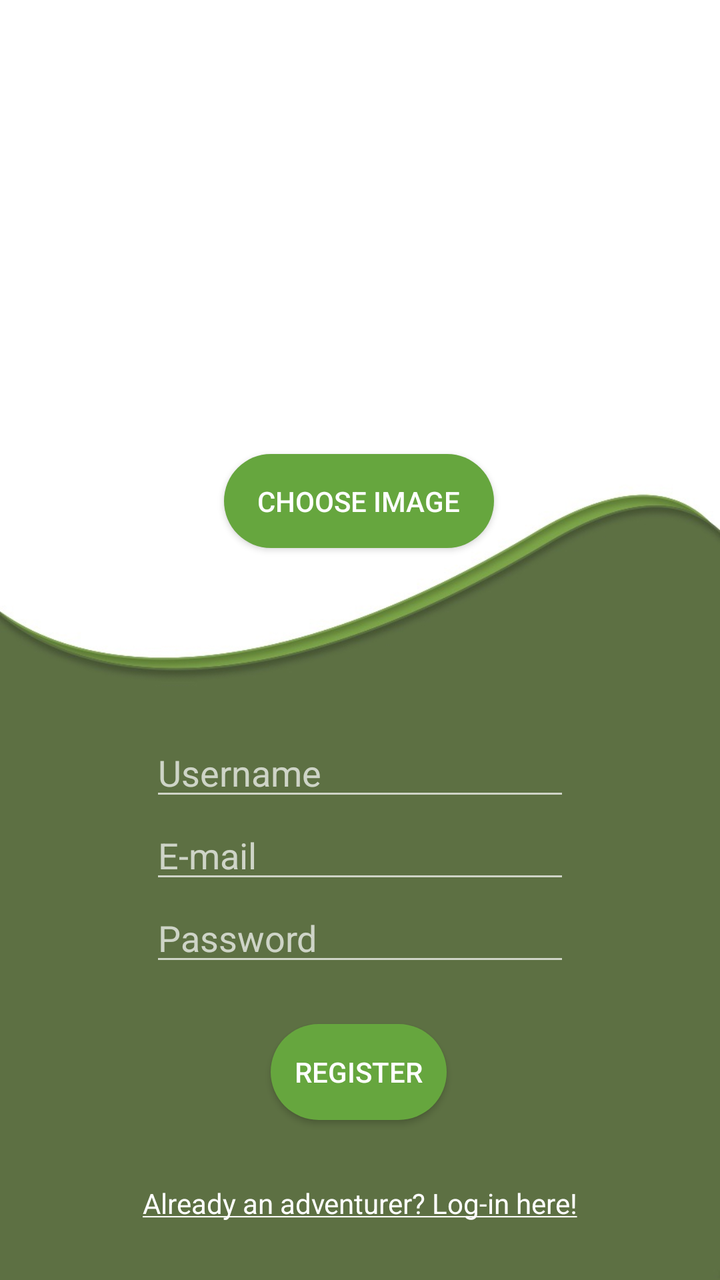
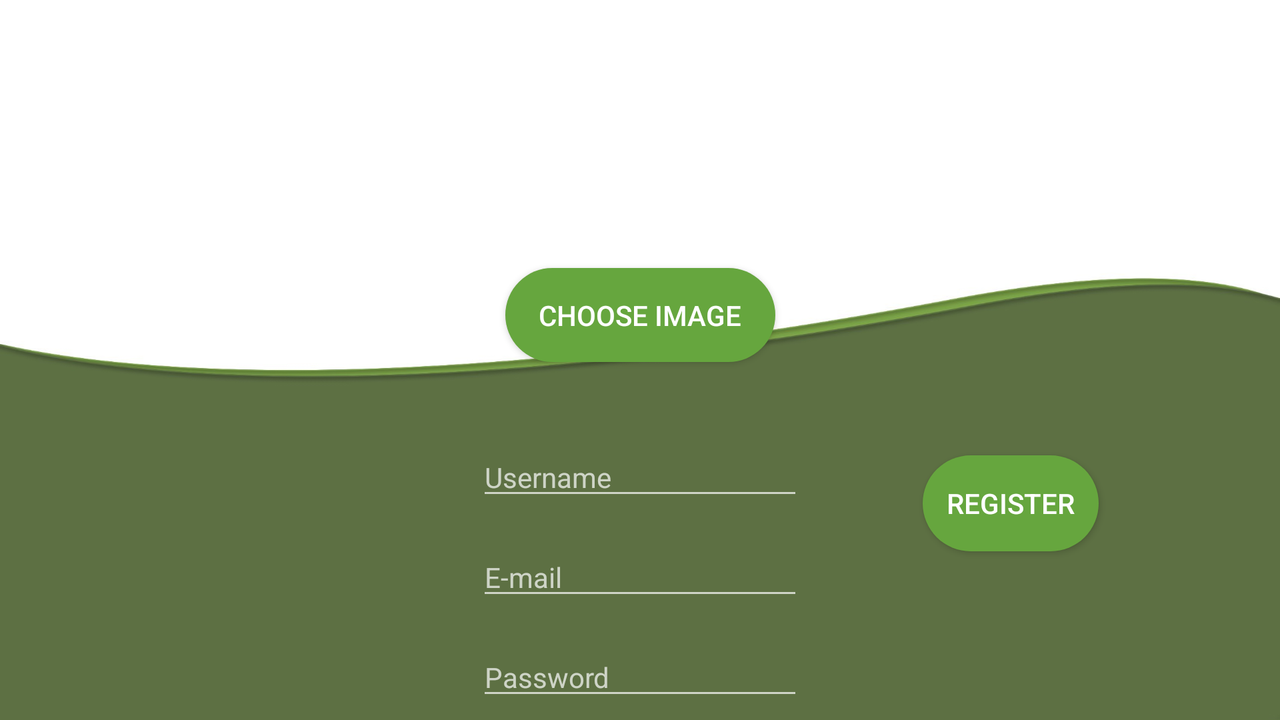

One screen, two layout resources from the same app: the default and the repository's alternative for another configuration. Each is rendered where Android would select it; the XML of both is given below.
<!-- AndroidManifest.xml: application theme Theme.AppCompat -->
<!-- res/layout/activity_register.xml -->
<?xml version="1.0" encoding="utf-8"?>
<androidx.constraintlayout.widget.ConstraintLayout xmlns:android="http://schemas.android.com/apk/res/android"
    xmlns:app="http://schemas.android.com/apk/res-auto"
    xmlns:tools="http://schemas.android.com/tools"
    android:layout_width="match_parent"
    android:layout_height="match_parent"
    android:background="@drawable/backgroundplainport"
    tools:context=".Register">

    <EditText
        android:id="@+id/email"
        android:layout_width="wrap_content"
        android:layout_height="wrap_content"
        android:ems="10"
        android:hint="E-mail"
        android:inputType="textEmailAddress"
        android:textColor="#FFFFFF"
        app:layout_constraintBottom_toTopOf="@+id/password"
        app:layout_constraintEnd_toEndOf="parent"
        app:layout_constraintStart_toStartOf="parent"
        app:layout_constraintTop_toBottomOf="@+id/username" />

    <EditText
        android:id="@+id/password"
        android:layout_width="wrap_content"
        android:layout_height="wrap_content"
        android:layout_marginBottom="24dp"
        android:ems="10"
        android:hint="Password"
        android:inputType="textPersonName|textPassword"
        android:textColor="#FFFFFF"
        app:layout_constraintBottom_toTopOf="@+id/btnRegister"
        app:layout_constraintEnd_toEndOf="parent"
        app:layout_constraintStart_toStartOf="parent"
        app:layout_constraintTop_toBottomOf="@+id/email" />

    <Button
        android:id="@+id/btnRegister"
        android:layout_width="wrap_content"
        android:layout_height="wrap_content"
        android:layout_marginBottom="16dp"
        android:background="@drawable/btn_shape"
        android:text="Register"
        android:textColor="@color/white"
        app:layout_constraintBottom_toTopOf="@+id/tvLogin"
        app:layout_constraintEnd_toEndOf="parent"
        app:layout_constraintHorizontal_bias="0.498"
        app:layout_constraintStart_toStartOf="parent"
        app:layout_constraintTop_toBottomOf="@+id/password" />

    <TextView
        android:id="@+id/tvLogin"
        android:layout_width="wrap_content"
        android:layout_height="wrap_content"
        android:layout_marginTop="16dp"
        android:layout_marginBottom="32dp"
        android:text="@string/alreadyAdventurer"
        android:textColor="#FFFFFF"
        app:layout_constraintBottom_toBottomOf="parent"
        app:layout_constraintEnd_toEndOf="parent"
        app:layout_constraintStart_toStartOf="parent"
        app:layout_constraintTop_toBottomOf="@+id/btnRegister"
        app:layout_constraintVertical_bias="0.159" />

    <EditText
        android:id="@+id/username"
        android:layout_width="wrap_content"
        android:layout_height="wrap_content"
        android:layout_marginTop="58dp"
        android:ems="10"
        android:hint="Username"
        android:inputType="textPersonName"
        android:textColor="#FFFFFF"
        app:layout_constraintBottom_toTopOf="@+id/email"
        app:layout_constraintEnd_toEndOf="parent"
        app:layout_constraintStart_toStartOf="parent"
        app:layout_constraintTop_toBottomOf="@+id/btnUpload" />

    <ImageView
        android:id="@+id/profileImage"
        android:layout_width="112dp"
        android:layout_height="134dp"
        android:layout_marginTop="80dp"
        android:layout_marginBottom="16dp"
        app:layout_constraintBottom_toTopOf="@+id/btnUpload"
        app:layout_constraintEnd_toEndOf="parent"
        app:layout_constraintHorizontal_bias="0.498"
        app:layout_constraintStart_toStartOf="parent"
        app:layout_constraintTop_toTopOf="parent"
        app:srcCompat="@mipmap/profile_picture" />

    <Button
        android:id="@+id/btnUpload"
        android:layout_width="135dp"
        android:layout_height="47dp"
        android:layout_marginBottom="32dp"
        android:background="@drawable/btn_shape"
        android:text="Choose Image"
        android:textColor="@color/white"
        app:layout_constraintBottom_toTopOf="@+id/username"
        app:layout_constraintEnd_toEndOf="parent"
        app:layout_constraintHorizontal_bias="0.498"
        app:layout_constraintStart_toStartOf="parent"
        app:layout_constraintTop_toBottomOf="@+id/profileImage" />


</androidx.constraintlayout.widget.ConstraintLayout>
<!-- resources referenced by this layout -->
<resources>
  <color name="white">#FFFFFF</color>
  <!-- drawable backgroundplainport: jpg bitmap (drawable, 32782 bytes) -->
  <!-- drawable btn_shape (drawable) -->
  <?xml version="1.0" encoding="utf-8"?>
  <shape xmlns:android="http://schemas.android.com/apk/res/android"
      android:shape="rectangle" >
  
      <corners
          android:bottomLeftRadius="30dp"
          android:bottomRightRadius="30dp"
          android:radius="60dp"
          android:topLeftRadius="30dp"
          android:topRightRadius="30dp" />
  
      <solid android:color="@color/lightGreen"/>
  
  
  </shape>
  <string name="alreadyAdventurer"><u>Already an adventurer? Log-in here!</u></string>
  <color name="lightGreen">#66A63E</color>
</resources>
<!-- res/layout-land/activity_register.xml (the repository's variant of the layout above) -->
<!-- drawn on the phone turned sideways -->
<?xml version="1.0" encoding="utf-8"?>
<androidx.constraintlayout.widget.ConstraintLayout xmlns:android="http://schemas.android.com/apk/res/android"
    xmlns:app="http://schemas.android.com/apk/res-auto"
    xmlns:tools="http://schemas.android.com/tools"
    android:layout_width="match_parent"
    android:layout_height="match_parent"
    android:background="@drawable/backgroundplainport"
    tools:context=".Register">

    <EditText
        android:id="@+id/email"
        android:layout_width="wrap_content"
        android:layout_height="wrap_content"
        android:layout_marginTop="14dp"
        android:ems="10"
        android:hint="E-mail"
        android:inputType="textEmailAddress"
        android:textSize="14sp"
        app:layout_constraintEnd_toEndOf="parent"
        app:layout_constraintStart_toStartOf="parent"
        app:layout_constraintTop_toBottomOf="@+id/username" />

    <EditText
        android:id="@+id/password"
        android:layout_width="wrap_content"
        android:layout_height="wrap_content"
        android:layout_marginTop="14dp"
        android:ems="10"
        android:hint="Password"
        android:inputType="textPersonName|textPassword"
        android:textSize="14sp"
        app:layout_constraintBottom_toBottomOf="parent"
        app:layout_constraintEnd_toEndOf="parent"
        app:layout_constraintStart_toStartOf="parent"
        app:layout_constraintTop_toBottomOf="@+id/email"
        app:layout_constraintVertical_bias="0.0" />

    <Button
        android:id="@+id/btnRegister"
        android:layout_width="wrap_content"
        android:layout_height="wrap_content"
        android:background="@drawable/btn_shape"
        android:text="Register"
        android:textColor="@color/white"
        app:layout_constraintBottom_toBottomOf="parent"
        app:layout_constraintEnd_toEndOf="parent"
        app:layout_constraintHorizontal_bias="0.836"
        app:layout_constraintStart_toStartOf="parent"
        app:layout_constraintTop_toTopOf="parent"
        app:layout_constraintVertical_bias="0.73" />

    <TextView
        android:id="@+id/tvLogin"
        android:layout_width="wrap_content"
        android:layout_height="wrap_content"
        android:layout_marginTop="10dp"
        android:layout_marginBottom="16dp"
        android:text="Already an adventurer? Log-in here!"
        android:textSize="12sp"
        app:layout_constraintBottom_toBottomOf="parent"
        app:layout_constraintEnd_toEndOf="parent"
        app:layout_constraintHorizontal_bias="0.499"
        app:layout_constraintStart_toStartOf="parent"
        app:layout_constraintTop_toBottomOf="@+id/password" />

    <EditText
        android:id="@+id/username"
        android:layout_width="wrap_content"
        android:layout_height="wrap_content"
        android:layout_marginTop="38dp"
        android:ems="10"
        android:hint="Username"
        android:inputType="textPersonName"
        android:textSize="14sp"
        app:layout_constraintEnd_toEndOf="parent"
        app:layout_constraintStart_toStartOf="parent"
        app:layout_constraintTop_toBottomOf="@+id/btnUpload" />

    <ImageView
        android:id="@+id/profileImage"
        android:layout_width="112dp"
        android:layout_height="134dp"
        app:layout_constraintEnd_toEndOf="parent"
        app:layout_constraintHorizontal_bias="0.499"
        app:layout_constraintStart_toStartOf="parent"
        app:layout_constraintTop_toTopOf="parent"
        app:srcCompat="@drawable/profile_picture" />

    <Button
        android:id="@+id/btnUpload"
        android:layout_width="135dp"
        android:layout_height="47dp"
        android:background="@drawable/btn_shape"
        android:text="Choose Image"
        android:textColor="@color/white"
        app:layout_constraintEnd_toEndOf="parent"
        app:layout_constraintStart_toStartOf="parent"
        app:layout_constraintTop_toBottomOf="@+id/profileImage" />


</androidx.constraintlayout.widget.ConstraintLayout>
<!-- resources referenced by the variant -->
<!-- as the phone turned sideways resolves them -->
<resources>
  <color name="white">#FFFFFF</color>
  <!-- drawable backgroundplainport: jpg bitmap (drawable, 32782 bytes) -->
  <!-- drawable btn_shape (drawable) -->
  <?xml version="1.0" encoding="utf-8"?>
  <shape xmlns:android="http://schemas.android.com/apk/res/android"
      android:shape="rectangle" >
  
      <corners
          android:bottomLeftRadius="30dp"
          android:bottomRightRadius="30dp"
          android:radius="60dp"
          android:topLeftRadius="30dp"
          android:topRightRadius="30dp" />
  
      <solid android:color="@color/lightGreen"/>
  
  
  </shape>
  <color name="lightGreen">#66A63E</color>
</resources>
